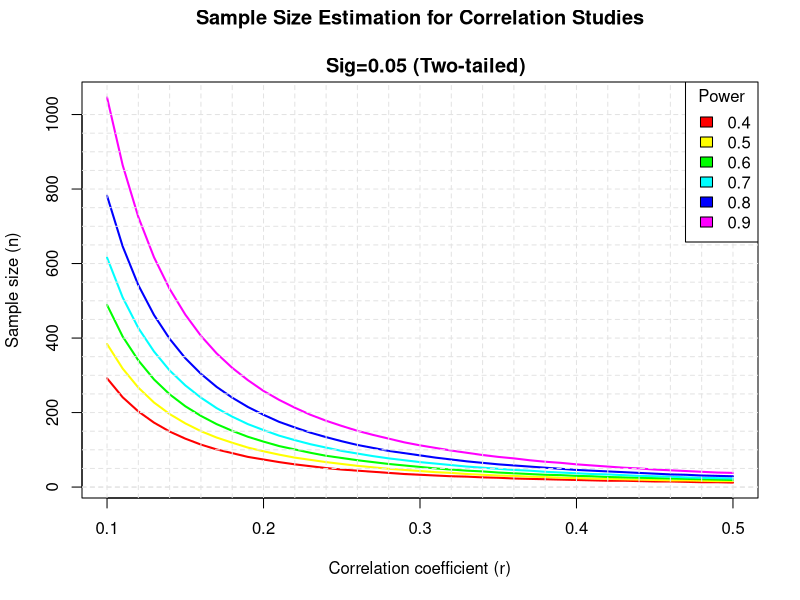

Write the R code that produced this figure.
## INFO ####
## what: HADC! Basic power analysis with {pwr}
## Who: Ed
## When: 2025-11-18

## CONTENTS ####
## 01 Library pwr
## 02 1 and 2 proportions test
## 03 1 and 2 sample t-test
## 04 Correlation
## 05 Chi squared
## 06 General linear model
## 07 Data for power curves
## 08 Setting up a Graph of Power

## 01 Library pwr ####
# install.packages("pwr", dependencies=T)
library(pwr)

## 02 1 and 2 proportions test ####

# 1 sample

help(ES.h)
(myProp <- ES.h(p1 = 0.5, p2 = 0.25)) #effect size h

help(pwr.p.test)

pwr.p.test(h = myProp, n = NULL, sig.level = 0.05, power = 0.8)

pwr.p.test(h = myProp, n = 25, sig.level = 0.05, power = NULL)

#2 samples
help(pwr.2p.test)

pwr.2p.test(h=ES.h(0.5,0.40), power = 0.8, sig.level=0.05, alternative = "two.sided")

pwr.2p.test(h=ES.h(0.5,0.40), power = 0.8, sig.level=0.05, alternative = "greater")

ES.h(0.8, 0.65)
pwr.p.test(h = ES.h(0.8, 0.65), n = NULL, power = 0.8, sig.level = 0.05) #69
pwr.p.test(h = ES.h(0.8, 0.65), n = 55, sig.level = 0.05)#0.71

## 03 1 and 2 sample t-test ####
#t-test e.s.
#d = abs(mean.01 - mean.02)/(standard dev)

?pwr.t.test
pwr.t.test(d=0.2, n=60, sig.level=0.05,
           type="one.sample",alternative="two.sided") #0.33 power

pwr.t.test(d=0.2, n=NULL, sig.level=0.05, power=0.80,
           type="one.sample",alternative="two.sided") #

pwr.t.test(d=0.5, n=40, sig.level=0.05,
           type="paired",alternative="two.sided") #good power

pwr.t.test(d=(2/2.8), n=30, sig.level=0.05,
           type="two.sample",alternative="two.sided") #okay power



## 04 Correlation ####
?pwr.r.test

pwr.r.test(r=0.3, n=50, sig.level=0.05, alternative="two.sided") #p=0.56

pwr.r.test(r=0.3, n=50, sig.level=0.05, alternative="greater") #p=0.69

pwr.r.test(r=0.3, power=.8, sig.level=0.05, alternative="two.sided")

pwr.r.test(r=0.5, power=.8, sig.level=0.05, alternative="two.sided")

pwr.r.test(r=0.1, power=.8, sig.level=0.05, alternative="two.sided")

## 05 Chi squared ####

?pwr.chisq.test

pwr.chisq.test(w=0.5, df=(3-1), N=200)
pwr.chisq.test(w=0.5, df=(3-1), power=0.8)  #N=~39 total N

#w for obs 40 and 60 exp 50 and 50
p01 = 50/100; p02 = 50/100; p11 = 40/100; p12 = 60/100
w = sqrt( sum(  ( (p01-p11)^2 /p01  ) + ( (p02-p12)^2/p02 )  ) )
w

## 06 General linear model ####
?pwr.f2.test

pwr.f2.test(u = 3, v = 97, f2 = .15, sig.level = 0.5)
pwr.f2.test(u = 3, v = , f2 = .05, sig.level = 0.5, power=0.8) #57 + 3!

## 07 Data for power curves ####
# Plot sample size curves for detecting correlations of
# various sizes.


# create range of correlation effect sizes
r <- seq(.1,.5,.01)
nr <- length(r)

# create range of power values
p <- seq(.4,.9,.1)
np <- length(p)

# calculate sample sizes to achieve a given power
?array
samsize <- array(data = numeric(nr*np), dim=c(nr,np)) #initialize array

Foelix <- pwr.r.test(n = NULL, r = .5,
                     sig.level = .05, power = .5,
                     alternative = "two.sided")
Foelix
class(Foelix)
names(Foelix)
Foelix$n

for (i in 1:np){
  for (j in 1:nr){
    Foelix <- pwr.r.test(n = NULL, r = r[j],
                         sig.level = .05, power = p[i],
                         alternative = "two.sided")
    samsize[j,i] <- ceiling(Foelix$n)
  }
}

head(samsize)

# 08 Setting up a Graph of Power  (TM) ####

# set up graph
xrange <- range(r)
yrange <- round(range(samsize))
colors <- rainbow(length(p))
plot(xrange, yrange, type="n",
     xlab="Correlation coefficient (r)",
     ylab="Sample size (n)" )

# add power curves
for (i in 1:np){
  lines(r, samsize[,i], type="l", lwd=2, col=colors[i])
}

# add annotation (grid lines, title, legend)
abline(v=0, h=seq(0,yrange[2],50), lty=2, col="grey89")
abline(h=0, v=seq(xrange[1],xrange[2],.02), lty=2,
       col="grey89")
title("Sample Size Estimation for Correlation Studies\n
  Sig=0.05 (Two-tailed)")
legend("topright", title="Power", as.character(p),
       fill=colors)
